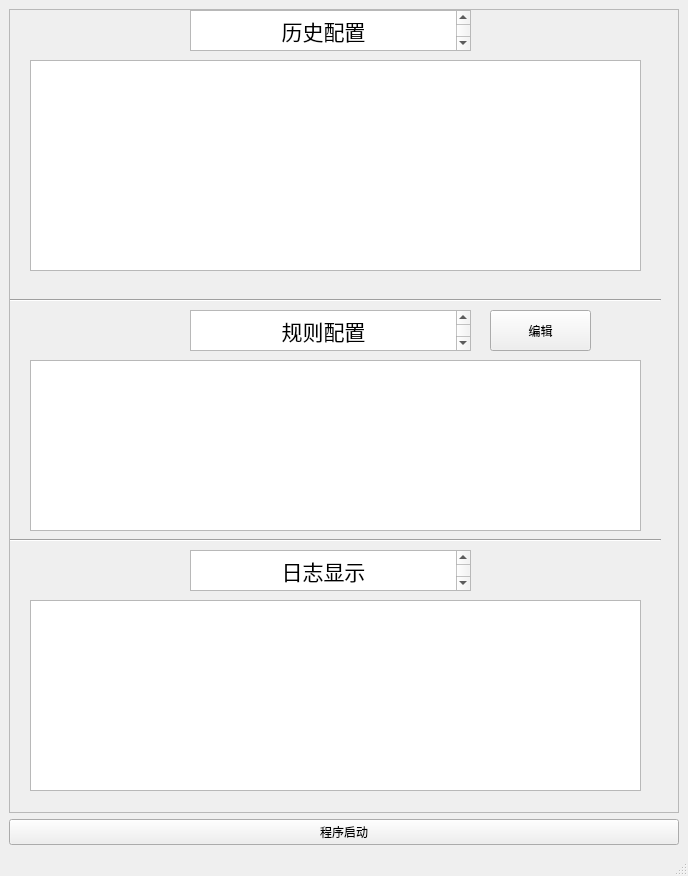
<?xml version="1.0" encoding="UTF-8"?>
<ui version="4.0">
 <class>MainWindow</class>
 <widget class="QMainWindow" name="MainWindow">
  <property name="geometry">
   <rect>
    <x>0</x>
    <y>0</y>
    <width>688</width>
    <height>876</height>
   </rect>
  </property>
  <property name="windowTitle">
   <string>MainWindow</string>
  </property>
  <widget class="QWidget" name="centralwidget">
   <layout class="QVBoxLayout" name="verticalLayout_2">
    <item>
     <layout class="QVBoxLayout" name="verticalLayout">
      <item>
       <widget class="QScrollArea" name="scrollArea">
        <property name="widgetResizable">
         <bool>true</bool>
        </property>
        <widget class="QWidget" name="scrollAreaWidgetContents_2">
         <property name="geometry">
          <rect>
           <x>0</x>
           <y>0</y>
           <width>666</width>
           <height>805</height>
          </rect>
         </property>
         <widget class="QTextBrowser" name="textBrowser">
          <property name="geometry">
           <rect>
            <x>180</x>
            <y>0</y>
            <width>281</width>
            <height>41</height>
           </rect>
          </property>
          <property name="html">
           <string>&lt;!DOCTYPE HTML PUBLIC &quot;-//W3C//DTD HTML 4.0//EN&quot; &quot;http://www.w3.org/TR/REC-html40/strict.dtd&quot;&gt;
&lt;html&gt;&lt;head&gt;&lt;meta name=&quot;qrichtext&quot; content=&quot;1&quot; /&gt;&lt;style type=&quot;text/css&quot;&gt;
p, li { white-space: pre-wrap; }
&lt;/style&gt;&lt;/head&gt;&lt;body style=&quot; font-family:'SimSun'; font-size:9pt; font-weight:400; font-style:normal;&quot;&gt;
&lt;p align=&quot;center&quot; style=&quot; margin-top:0px; margin-bottom:0px; margin-left:0px; margin-right:0px; -qt-block-indent:0; text-indent:0px;&quot;&gt;&lt;span style=&quot; font-size:16pt;&quot;&gt;历史配置&lt;/span&gt;&lt;/p&gt;&lt;/body&gt;&lt;/html&gt;</string>
          </property>
         </widget>
         <widget class="Line" name="line">
          <property name="geometry">
           <rect>
            <x>0</x>
            <y>280</y>
            <width>651</width>
            <height>20</height>
           </rect>
          </property>
          <property name="orientation">
           <enum>Qt::Horizontal</enum>
          </property>
         </widget>
         <widget class="QListView" name="listView">
          <property name="geometry">
           <rect>
            <x>20</x>
            <y>50</y>
            <width>611</width>
            <height>211</height>
           </rect>
          </property>
         </widget>
         <widget class="QTextBrowser" name="textBrowser_2">
          <property name="geometry">
           <rect>
            <x>180</x>
            <y>300</y>
            <width>281</width>
            <height>41</height>
           </rect>
          </property>
          <property name="html">
           <string>&lt;!DOCTYPE HTML PUBLIC &quot;-//W3C//DTD HTML 4.0//EN&quot; &quot;http://www.w3.org/TR/REC-html40/strict.dtd&quot;&gt;
&lt;html&gt;&lt;head&gt;&lt;meta name=&quot;qrichtext&quot; content=&quot;1&quot; /&gt;&lt;style type=&quot;text/css&quot;&gt;
p, li { white-space: pre-wrap; }
&lt;/style&gt;&lt;/head&gt;&lt;body style=&quot; font-family:'SimSun'; font-size:9pt; font-weight:400; font-style:normal;&quot;&gt;
&lt;p align=&quot;center&quot; style=&quot; margin-top:0px; margin-bottom:0px; margin-left:0px; margin-right:0px; -qt-block-indent:0; text-indent:0px;&quot;&gt;&lt;span style=&quot; font-size:16pt;&quot;&gt;规则配置&lt;/span&gt;&lt;/p&gt;&lt;/body&gt;&lt;/html&gt;</string>
          </property>
         </widget>
         <widget class="QTextBrowser" name="textBrowser_3">
          <property name="geometry">
           <rect>
            <x>180</x>
            <y>540</y>
            <width>281</width>
            <height>41</height>
           </rect>
          </property>
          <property name="html">
           <string>&lt;!DOCTYPE HTML PUBLIC &quot;-//W3C//DTD HTML 4.0//EN&quot; &quot;http://www.w3.org/TR/REC-html40/strict.dtd&quot;&gt;
&lt;html&gt;&lt;head&gt;&lt;meta name=&quot;qrichtext&quot; content=&quot;1&quot; /&gt;&lt;style type=&quot;text/css&quot;&gt;
p, li { white-space: pre-wrap; }
&lt;/style&gt;&lt;/head&gt;&lt;body style=&quot; font-family:'SimSun'; font-size:9pt; font-weight:400; font-style:normal;&quot;&gt;
&lt;p align=&quot;center&quot; style=&quot; margin-top:0px; margin-bottom:0px; margin-left:0px; margin-right:0px; -qt-block-indent:0; text-indent:0px;&quot;&gt;&lt;span style=&quot; font-size:16pt;&quot;&gt;日志显示&lt;/span&gt;&lt;/p&gt;&lt;/body&gt;&lt;/html&gt;</string>
          </property>
         </widget>
         <widget class="Line" name="line_2">
          <property name="geometry">
           <rect>
            <x>0</x>
            <y>520</y>
            <width>651</width>
            <height>20</height>
           </rect>
          </property>
          <property name="orientation">
           <enum>Qt::Horizontal</enum>
          </property>
         </widget>
         <widget class="QListView" name="listView_2">
          <property name="geometry">
           <rect>
            <x>20</x>
            <y>590</y>
            <width>611</width>
            <height>191</height>
           </rect>
          </property>
         </widget>
         <widget class="QTableView" name="tableView">
          <property name="geometry">
           <rect>
            <x>20</x>
            <y>350</y>
            <width>611</width>
            <height>171</height>
           </rect>
          </property>
         </widget>
         <widget class="QPushButton" name="pushButton_1">
          <property name="geometry">
           <rect>
            <x>480</x>
            <y>300</y>
            <width>101</width>
            <height>41</height>
           </rect>
          </property>
          <property name="text">
           <string>编辑</string>
          </property>
         </widget>
        </widget>
       </widget>
      </item>
     </layout>
    </item>
    <item>
     <widget class="QPushButton" name="pushButton">
      <property name="text">
       <string>程序启动</string>
      </property>
     </widget>
    </item>
   </layout>
  </widget>
  <widget class="QStatusBar" name="statusbar"/>
 </widget>
 <resources/>
 <connections/>
</ui>
